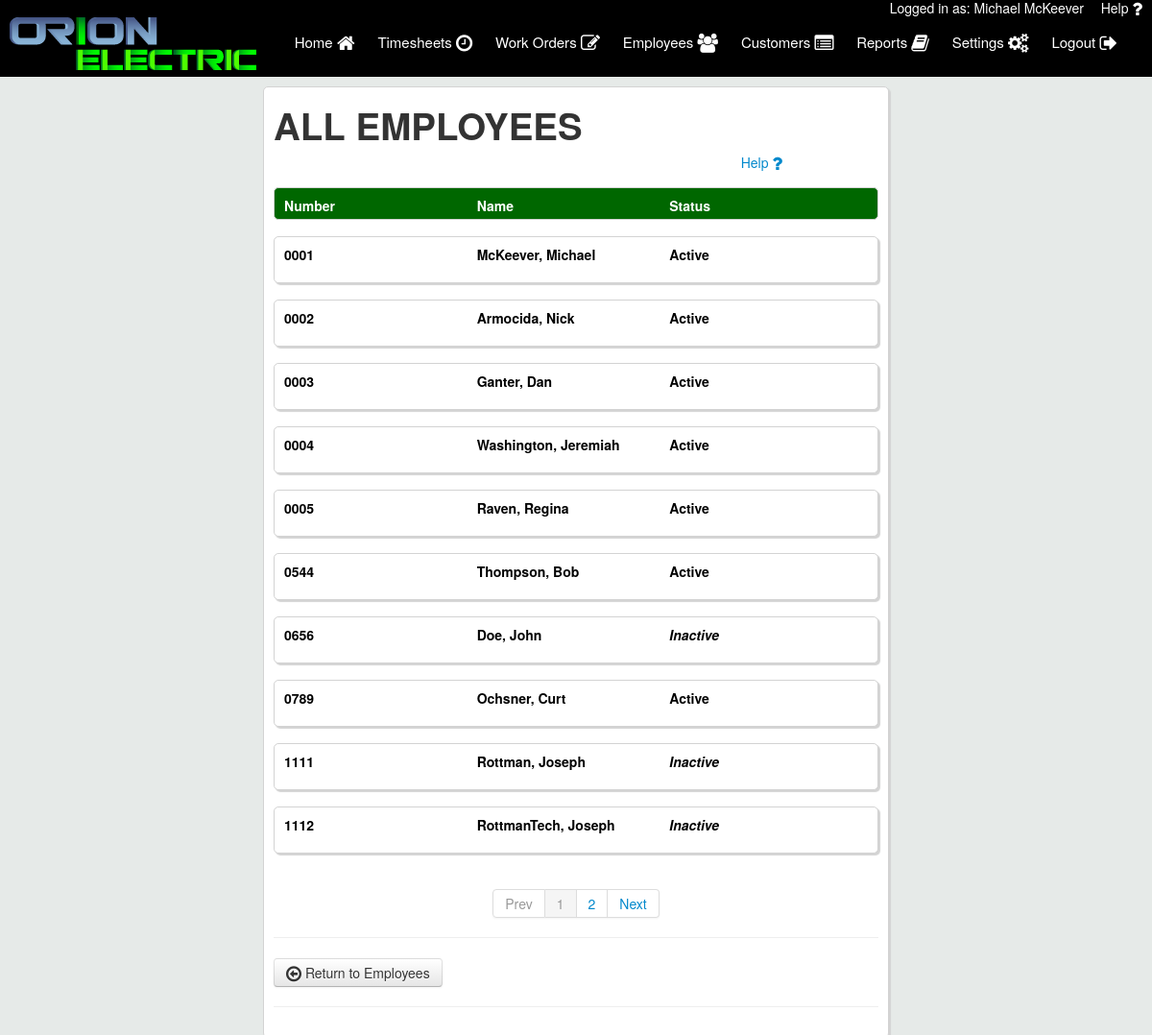
The app's page /all_employees.php?page=1 (signed in) with its own data.
### tables this page shows
CREATE TABLE `users` (
  `user_id` int(11) NOT NULL,
  `first_name` varchar(50) NOT NULL,
  `last_name` varchar(50) NOT NULL,
  `email` varchar(50) NOT NULL,
  `username` varchar(50) NOT NULL,
  `password` varchar(50) NOT NULL,
  `emp_num` int(11) NOT NULL,
  `is_tech` varchar(3) NOT NULL,
  `is_admin` varchar(3) NOT NULL,
  `user_phone` varchar(12) NOT NULL,
  `is_deleted` varchar(3) NOT NULL
);

### includes/classes/Employee.php (the view, shortened to what this page needs)
<?php
class Employee {
    private $con;
	public function __construct($con){
		$this->con = $con;
    }
    public function loadEmployees($page){
        $start = ($page * 10) - 10;
        $stop = $page * 10;
        $count = 0;
        $str = '<div class="work_order_area">';
        $query  = mysqli_query($this->con, "SELECT * FROM users ORDER BY emp_num");
        while ($row = mysqli_fetch_array($query)) {
            $empId = $row['user_id'];
            $empNum = $row['emp_num'];
            $lastName = $row['last_name'];
            $firstName = $row['first_name'];
            $empName = $lastName . ", " . $firstName;
            $isDeleted = $row['is_deleted'];
            if ($isDeleted == "yes") {
                $status = "<i>Inactive</i>";
            } else {
                $status = "Active";
            }
            if ($count >= $start && $count < $stop){
                $str .= '
                <a href="employee_details.php?emp_id='.$empId.'">
                <div class="work_order">
                    <b><p>'.sprintf("%04d",$empNum).'</p><p>'.$empName.'</p><p>'.$status.'</p></b>
                </div>
                </a>
                <br>
                ';
            }
            $count++;
        }
        echo $str.'</div>';
    }
}
?>

### includes/header.php (shortened to what this page needs)
<?php
    require 'config/config.php';
	include("includes/classes/Employee.php");
    if (isset($_SESSION['username'])){
        $userLoggedIn = $_SESSION['username'];
		$user_details_query = mysqli_query($con,"SELECT * FROM users WHERE username='$userLoggedIn' AND is_deleted='no'");
		if(mysqli_num_rows($user_details_query)==1){
			$user = mysqli_fetch_array($user_details_query);
		}else{
			unset($_SESSION['username']);
			header("Location: login.php");
		}
    }
    else {
        header("Location: login.php");
    }
?>
<html>
<head>
	<link rel="stylesheet" type="text/css" href="//maxcdn.bootstrapcdn.com/font-awesome/4.3.0/css/font-awesome.min.css">
    <link rel="stylesheet" type="text/css" href="assets/css/bootstrap.css">
	<link rel="stylesheet" type="text/css" href="assets/css/style.css">
	<link rel="stylesheet" type="text/css" href="assets/css/jquery-ui.min.css">
</head>
<body>
	<div class="user_logged">
		Logged in as: <?php echo $user['first_name'] .' ' . $user['last_name'];?>&nbsp;&nbsp;
		<a href="user_manual.pdf" target="_blank" style="float: right; padding: 0 10px; color: #fff; ">Help <i class="fa fa-question fa-lg"></i></a>
	</div>
    <div class="top_bar">
		<div class="logo">
			<a href="index.php"><img src="assets/logos/orionelectric.png"></a>
		</div>
		<nav id="desktop">
			<ul>
			<a href="index.php">
				Home <i class="fa fa-home fa-lg"></i>
			</a>
			<a href="timesheets.php">
				Timesheets <i class="fa fa-clock-o fa-lg"></i>
            </a>
			<a href="workorders.php" id="workorder_nav" style="display: none;">
				Work Orders <i class="fa fa-pencil-square-o fa-lg"></i>
			</a>
			<a href="employees.php" id="emp_nav" style="display: none;">
				Employees <i class="fa fa-users fa-lg"></i>
			</a>
            <a href="customers.php" id="cust_nav" style="display: none;">
				Customers <i class="fa fa-list-alt fa-lg" ></i>
			</a>
            <a href="reports.php" id="rep_nav" style="display: none;">
				Reports <i class="fa fa-book fa-lg" ></i>
			</a>
			<a href="settings.php">
				Settings <i class="fa fa-cogs fa-lg"></i>
			</a>
			<a href="includes/handlers/logout.php">
				Logout <i class="fa fa-sign-out fa-lg"></i>
			</a>
		</ul>
		</nav>
	</div>
	<div class="wrapper">

### assets/css/style.css (style rules this page uses)
body { line-height: 17px; background-color: #e6eae8; }
.user_logged { width: 100%; background-color: black; color: #fff; text-align: right; position: fixed; height: 10px; z-index: 11; }
.top_bar { width: 100%; height: 70px; background-color: black; margin:10px 0 10px 0; display: inline-flex; position: fixed; z-index: 10; }
.logo img { margin-left: 10px; position: relative; top: 8px; z-index: 3; }
nav { float: right; right: 1px; position: absolute; margin: 25px; }
nav a { position: relative; color: #fff; text-decoration: none; font-size: 15px; padding: 25px 0; margin: -25px 10px; display: inline-block; height: 50px; }
.wrapper { margin: 0 auto; top: 90px; position: relative; padding: 0 10px; width: 75%; }
.work_order_area a { color: black; }
.work_order { background-color: #fff; padding: 10px; border: 1px solid #d3d3d3; border-radius: 5px; box-shadow: 2px 2px 1px #d3d3d3; z-index: -1; }
.work_order p { width: 33%; display: inline-block; }

### records on screen
users: first_name "Michael", last_name "McKeever", emp_num "0001", empName "McKeever, Michael", is_deleted "Active"
users: emp_num "0002", empName "Armocida, Nick", is_deleted "Active"
users: emp_num "0003", empName "Ganter, Dan", is_deleted "Active"
users: emp_num "0004", empName "Washington, Jeremiah", is_deleted "Active"
users: emp_num "0005", empName "Raven, Regina", is_deleted "Active"
users: emp_num "0544", empName "Thompson, Bob", is_deleted "Active"
users: emp_num "0656", empName "Doe, John", is_deleted "Inactive"
users: emp_num "0789", empName "Ochsner, Curt", is_deleted "Active"
users: emp_num "1111", empName "Rottman, Joseph", is_deleted "Inactive"
users: emp_num "1112", empName "RottmanTech, Joseph", is_deleted "Inactive"
